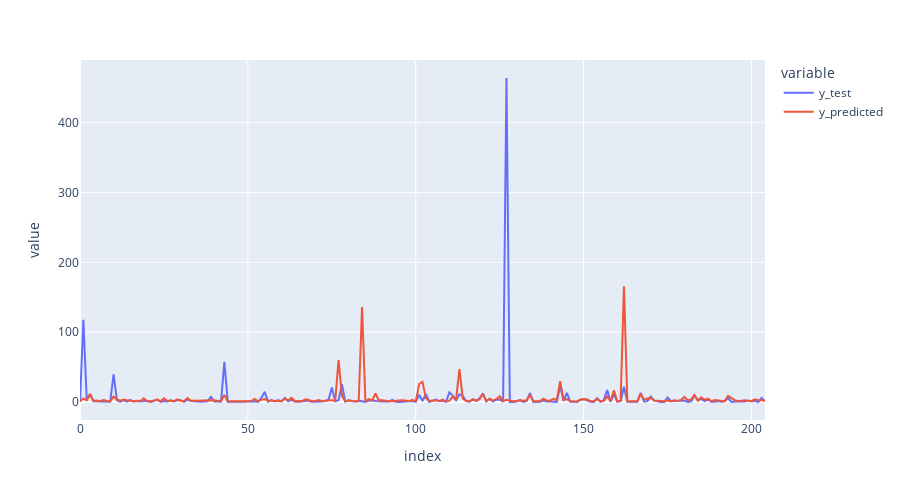

Here is the notebook cell this chart was saved with:
### Code cell
#Créant une data frame contenant y_test et y_predicted
y_test_predicted_df = pd.DataFrame ( { 'y_test' : y_test, 'y_predicted' : y_test_predicted } )
y_test_predicted_df.reset_index(inplace=True, drop = True )
y_test_predicted_df

#Visualisation de y_test et y_predicted
px.line ( y_test_predicted_df, x = y_test_predicted_df.index, y = ['y_test', 'y_predicted'], width  = 900, height = 500 )

### Figure 1 — Plotly figure (JSON) as saved in the notebook; plotly's stock layout.template omitted (floating-point values rounded to 4 significant figures; data arrays with more than 128 entries replaced by an {"elided": "..."} marker saying what was removed)
{"data": [{"hovertemplate": "variable=y_test<br>index=%{x}<br>value=%{y}<extra></extra>", "legendgroup": "y_test", "line": {"color": "#636efa", "dash": "solid"}, "marker": {"symbol": "circle"}, "mode": "lines", "name": "y_test", "orientation": "v", "showlegend": true, "type": "scatter", "x": {"elided": "205 int values"}, "xaxis": "x", "y": {"elided": "205 float values"}, "yaxis": "y"}, {"hovertemplate": "variable=y_predicted<br>index=%{x}<br>value=%{y}<extra></extra>", "legendgroup": "y_predicted", "line": {"color": "#EF553B", "dash": "solid"}, "marker": {"symbol": "circle"}, "mode": "lines", "name": "y_predicted", "orientation": "v", "showlegend": true, "type": "scatter", "x": {"elided": "205 int values"}, "xaxis": "x", "y": {"elided": "205 float values"}, "yaxis": "y"}], "layout": {"height": 500, "legend": {"title": {"text": "variable"}, "tracegroupgap": 0}, "margin": {"t": 60}, "width": 900, "xaxis": {"anchor": "y", "domain": [0, 1], "title": {"text": "index"}}, "yaxis": {"anchor": "x", "domain": [0, 1], "title": {"text": "value"}}}}
